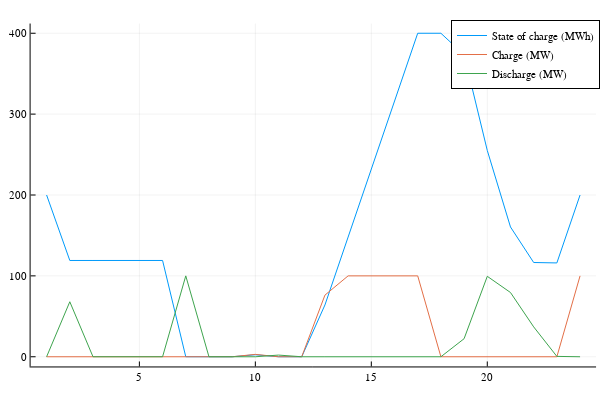

Write notebook code for a chart like this one.
### Code cell
# Line plot of battery charge, discharge, and state of charge over time 
soc = UC_solution_batt.soc
charge = UC_solution_batt.charge
discharge = UC_solution_batt.discharge

plot(soc, label = "State of charge (MWh)")
plot!(charge, label="Charge (MW)")
plot!(discharge, label = "Discharge (MW)")

### Figure 1 — Plotly figure (JSON) as saved in the notebook; plotly's stock layout.template omitted (floating-point values rounded to 4 significant figures)
{"data": [{"colorbar": {"title": ""}, "legendgroup": "State of charge (MWh)", "line": {"color": "rgba(0, 154, 250, 1.000)", "dash": "solid", "shape": "linear", "width": 1}, "mode": "lines", "name": "State of charge (MWh)", "showlegend": true, "type": "scatter", "x": [1, 2, 3, 4, 5, 6, 7, 8, 9, 10, 11, 12, 13, 14, 15, 16, 17, 18, 19, 20, 21, 22, 23, 24], "xaxis": "x", "y": [200, 119.0, 119.0, 119.0, 119.0, 119.0, 0, 0, 0, 2.455, 0, 0, 64, 148, 232, 316, 400, 400, 373.4, 255.0, 160.5, 116.5, 116, 200], "yaxis": "y", "zmax": null, "zmin": null}, {"colorbar": {"title": ""}, "legendgroup": "Charge (MW)", "line": {"color": "rgba(227, 111, 71, 1.000)", "dash": "solid", "shape": "linear", "width": 1}, "mode": "lines", "name": "Charge (MW)", "showlegend": true, "type": "scatter", "x": [1, 2, 3, 4, 5, 6, 7, 8, 9, 10, 11, 12, 13, 14, 15, 16, 17, 18, 19, 20, 21, 22, 23, 24], "xaxis": "x", "y": [0, 0, 0, 0, 0, 0, 0, 0, 0, 2.923, 0, 0, 76.19, 100, 100, 100, 100, 0, 0, 0, 0, 0, 0, 100], "yaxis": "y", "zmax": null, "zmin": null}, {"colorbar": {"title": ""}, "legendgroup": "Discharge (MW)", "line": {"color": "rgba(62, 164, 78, 1.000)", "dash": "solid", "shape": "linear", "width": 1}, "mode": "lines", "name": "Discharge (MW)", "showlegend": true, "type": "scatter", "x": [1, 2, 3, 4, 5, 6, 7, 8, 9, 10, 11, 12, 13, 14, 15, 16, 17, 18, 19, 20, 21, 22, 23, 24], "xaxis": "x", "y": [0, 68.0, 0, 0, 0, 0, 100.0, 0, 0, 0, 2.062, 0, 0, 0, 0, 0, 0, 0, 22.31, 99.46, 79.43, 36.94, 0.435, 0], "yaxis": "y", "zmax": null, "zmin": null}], "layout": {"annotations": [], "height": 400, "legend": {"bgcolor": "rgba(255, 255, 255, 1.000)", "bordercolor": "rgba(0, 0, 0, 1.000)", "borderwidth": 1, "font": {"color": "rgba(0, 0, 0, 1.000)", "family": "sans-serif", "size": 11}, "title": {"font": {"color": "rgba(0, 0, 0, 1.000)", "family": "sans-serif", "size": 15}, "text": ""}, "tracegroupgap": 0, "traceorder": "normal", "x": 1, "xanchor": "auto", "y": 1, "yanchor": "auto"}, "margin": {"b": 20, "l": 0, "r": 0, "t": 20}, "paper_bgcolor": "rgba(255, 255, 255, 1.000)", "plot_bgcolor": "rgba(255, 255, 255, 1.000)", "showlegend": true, "width": 600, "xaxis": {"anchor": "y", "domain": [0.05101, 0.9934], "gridcolor": "rgba(0, 0, 0, 0.100)", "gridwidth": 0.5, "linecolor": "rgba(0, 0, 0, 1.000)", "mirror": false, "range": [0.31, 24.69], "showgrid": true, "showline": true, "showticklabels": true, "tickangle": 0, "tickcolor": "rgb(0, 0, 0)", "tickfont": {"color": "rgba(0, 0, 0, 1.000)", "family": "sans-serif", "size": 11}, "tickmode": "array", "ticks": "inside", "ticktext": ["5", "10", "15", "20"], "tickvals": [5, 10, 15, 20], "title": "", "titlefont": {"color": "rgba(0, 0, 0, 1.000)", "family": "sans-serif", "size": 15}, "type": "-", "visible": true, "zeroline": false, "zerolinecolor": "rgba(0, 0, 0, 1.000)"}, "yaxis": {"anchor": "x", "domain": [0.03762, 0.9902], "gridcolor": "rgba(0, 0, 0, 0.100)", "gridwidth": 0.5, "linecolor": "rgba(0, 0, 0, 1.000)", "mirror": false, "range": [-12, 412], "showgrid": true, "showline": true, "showticklabels": true, "tickangle": 0, "tickcolor": "rgb(0, 0, 0)", "tickfont": {"color": "rgba(0, 0, 0, 1.000)", "family": "sans-serif", "size": 11}, "tickmode": "array", "ticks": "inside", "ticktext": ["0", "100", "200", "300", "400"], "tickvals": [0, 100, 200, 300, 400], "title": "", "titlefont": {"color": "rgba(0, 0, 0, 1.000)", "family": "sans-serif", "size": 15}, "type": "-", "visible": true, "zeroline": false, "zerolinecolor": "rgba(0, 0, 0, 1.000)"}}}
